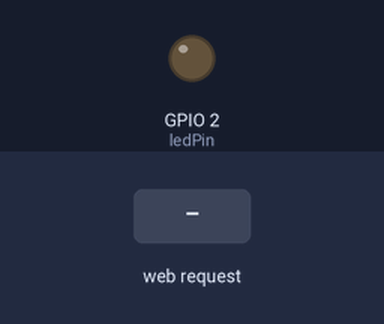
The sketch below on a simulated ESP8266 (NodeMCU). Parts: output pins drawn as LEDs (lit = HIGH). Dashed ring = blinking. The inputs (shaded band) are chosen by the test bench. WiFi joins after 1.5 s; servers stay silent unless stated; a WiFi scan finds three made-up networks; the local clock reads 2024-03-15 10:24:30 at power-on unless the sketch sets it; storage starts empty; what the sketch prints to the serial monitor is not drawn.

Above: at 3.2 s.
3.3 s: HTTP request GET / received
At 3.55 s:
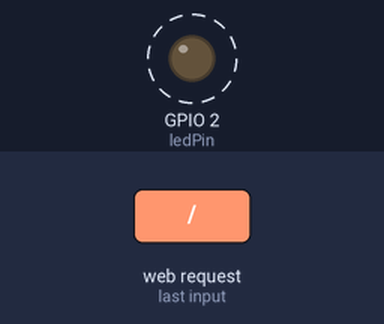
At 4.5 s:
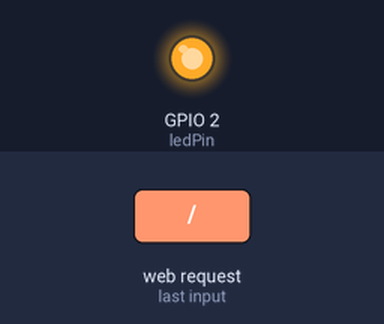
Timing chart, 0 to 6.3 s (numbered marks = the images above; inputs shaded):
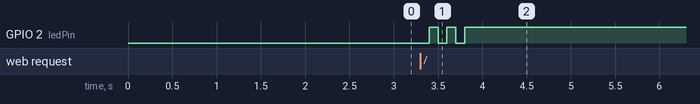

The sketch:

sturdy-sniffle.ino
```cpp
#include <ESP8266WiFi.h>
#include <ESP8266WebServer.h>
#include <FS.h>
#include <time.h>

const char* targetSSID = "YourHomeNetworkHere";              // Name of your home WiFi network *it's optional just to log time and date
const char* targetPassword = "YourHomeNetworkPasswordHere";  // Password for your home WiFi network

ESP8266WebServer server(80);

// Pin to which the built-in LED is connected
const int ledPin = LED_BUILTIN; // Built-in LED on NodeMCU

struct Network {
  String ssid;
  int rssi;
  int channel;
  uint8_t encryptionType;
  String bssid;
};

bool compareBySignalStrength(Network a, Network b) {
  return a.rssi > b.rssi; // Sort in descending order: better signal strength on top
}

String getTimestamp() {
  time_t now = time(nullptr);
  char timestamp[20];
  strftime(timestamp, sizeof(timestamp), "%Y-%m-%d %H:%M:%S", localtime(&now));
  return String(timestamp);
}

int getLastIndex() {
  int lastIndex = 0;
  File logFile = SPIFFS.open("/networks.txt", "r");
  if (logFile) {
    while (logFile.available()) {
      String line = logFile.readStringUntil('\n');
      if (line.startsWith("| ")) {
        int indexStart = line.indexOf('|') + 2;
        int indexEnd = line.indexOf('|', indexStart);
        String indexStr = line.substring(indexStart, indexEnd);
        indexStr.trim();  // Trim unnecessary spaces and characters
        int index = indexStr.toInt();
        if (index > lastIndex) {
          lastIndex = index;
        }
      }
    }
    logFile.close();
  }
  return lastIndex;
}

void logNetwork(const Network& network, bool logTimestamp) {
  static int currentIndex = getLastIndex() + 1;

  File logFile = SPIFFS.open("/networks.txt", "a");
  if (logFile) {
    // Table header (only on the first entry)
    if (logFile.size() == 0) {
      logFile.println("| Index | Timestamp | SSID | RSSI (dBm) | Channel | Encryption | BSSID |");
      logFile.println("|-------|-----------|------|------------|---------|------------|-------|");
    }

    // Log data
    logFile.print("| ");
    logFile.print(currentIndex);
    logFile.print(" | ");
    if (logTimestamp) {
      logFile.print(getTimestamp());
    } else {
      logFile.print("N/A");
    }
    logFile.print(" | ");
    logFile.print(network.ssid);
    logFile.print(" | ");
    logFile.print(network.rssi);
    logFile.print(" dBm | ");
    logFile.print(network.channel);
    logFile.print(" | ");
    logFile.print(getEncryptionTypeString(network.encryptionType));
    logFile.print(" | ");
    logFile.print(network.bssid);
    logFile.println(" |");
    logFile.close();

    currentIndex++;
  }
}

bool networkExists(const String& ssid) {
  File logFile = SPIFFS.open("/networks.txt", "r");
  if (logFile) {
    while (logFile.available()) {
      String line = logFile.readStringUntil('\n');
      if (line.indexOf(ssid) != -1) {
        logFile.close();
        return true;
      }
    }
    logFile.close();
  }
  return false;
}

bool connectToWiFi(const char* ssid, const char* password) {
  WiFi.begin(ssid, password);
  int timeout = 10; // Timeout in seconds
  while (WiFi.status() != WL_CONNECTED && timeout > 0) {
    delay(1000);
    timeout--;
  }
  return WiFi.status() == WL_CONNECTED;
}

String getEncryptionTypeString(uint8_t encryptionType) {
  switch (encryptionType) {
    case ENC_TYPE_NONE: return "Open";
    case ENC_TYPE_WEP: return "WEP";
    case ENC_TYPE_TKIP: return "WPA/TKIP";
    case ENC_TYPE_CCMP: return "WPA2/CCMP";
    case ENC_TYPE_AUTO: return "WPA/WPA2";
    default: return "Unknown";
  }
}

String scanNetworks() {
  String response = "<html><head><meta name='viewport' content='width=device-width, initial-scale=1'>";
  response += "<meta http-equiv='refresh' content='5'>"; // Add meta tag for refreshing every 5 seconds
  response += "<style>";
  response += "body { font-family: Arial, sans-serif; }";
  response += "table { width: 100%; border-collapse: collapse; }";
  response += "th, td { border: 1px solid #ddd; padding: 8px; }";
  response += "th { padding-top: 12px; padding-bottom: 12px; text-align: left; background-color: #4CAF50; color: white; }";
  response += "tr:nth-child(even) { background-color: #f2f2f2; }";
  response += "tr:hover { background-color: #ddd; }";
  response += ".chart { display: flex; justify-content: space-around; align-items: flex-end; height: 200px; border-bottom: 1px solid #ddd; margin-top: 20px; }";
  response += ".bar { width: 20px; background-color: #4CAF50; }";
  response += ".bar-label { text-align: center; margin-top: 5px; }";
  response += "</style></head><body>";
  response += "<h1>Available WiFi Networks:</h1>";
  response += "<table border='1'><tr><th>No.</th><th>SSID</th><th>Signal Strength (dBm)</th><th>Channel</th><th>Encryption</th><th>BSSID</th></tr>";

  int n = WiFi.scanNetworks();
  Network networks[n]; // Array to store scan results

  if (n == 0) {
    response += "<tr><td colspan='6'>No networks found</td></tr>";
  } else {
    // Collect scan results into an array
    for (int i = 0; i < n; ++i) {
      networks[i].ssid = WiFi.SSID(i);
      networks[i].rssi = WiFi.RSSI(i);
      networks[i].channel = WiFi.channel(i);
      networks[i].encryptionType = WiFi.encryptionType(i);
      networks[i].bssid = WiFi.BSSIDstr(i);
    }

    // Sort the array by signal strength
    std::sort(networks, networks + n, compareBySignalStrength);

    // Log new networks to the log file
    for (int i = 0; i < n; ++i) {
      if (!networkExists(networks[i].ssid)) {
        logNetwork(networks[i], WiFi.status() == WL_CONNECTED);
      }
    }

    // Generate HTML from the sorted array
    for (int i = 0; i < n; ++i) {
      response += "<tr>";
      response += "<td>" + String(i + 1) + "</td>";
      response += "<td>" + networks[i].ssid + "</td>";
      response += "<td>" + String(networks[i].rssi) + " dBm</td>";
      response += "<td>" + String(networks[i].channel) + "</td>";
      response += "<td>" + getEncryptionTypeString(networks[i].encryptionType) + "</td>";
      response += "<td>" + networks[i].bssid + "</td>";
      response += "</tr>";
    }
  }
  response += "</table>";

  // Add bar chart with numbering
  response += "<div class='chart'>";
  for (int i = 0; i < n; ++i) {
    int height = map(networks[i].rssi, -100, -40, 10, 200); // Map signal strength to bar height
    response += "<div>";
    response += "<div class='bar' style='height:" + String(height) + "px'></div>";
    response += "<div class='bar-label'>" + String(i + 1) + "</div>";
    response += "</div>";
  }
  response += "</div>";

  // Link to download log file
  response += "<br><a href='/download'>Download Networks Log</a>";

  response += "</body></html>";
  return response;
}

void handleRoot() {
  // Turn on LED when someone views the homepage
  digitalWrite(ledPin, LOW);
  String response = scanNetworks();
  server.send(200, "text/html", response);
  // Turn off LED after handling the request
  digitalWrite(ledPin, HIGH);
}

void handleDownload() {
  // Turn on LED when someone downloads a file
  digitalWrite(ledPin, LOW);
  if (SPIFFS.exists("/networks.txt")) {
    File logFile = SPIFFS.open("/networks.txt", "r");
    if (logFile) {
      server.streamFile(logFile, "text/plain");
      logFile.close();
      // Turn off LED after file transfer
      digitalWrite(ledPin, HIGH);
      return;
    }
  }
  server.send(404, "text/plain", "File not found");
  // Turn off LED if file was not found
  digitalWrite(ledPin, HIGH);
}

void setup() {
  Serial.begin(115200);

  pinMode(ledPin, OUTPUT);

  server.on("/", []() {
    // Turn on LED
    digitalWrite(ledPin, LOW);
    delay(100);
    digitalWrite(ledPin, HIGH);
    delay(100);
    digitalWrite(ledPin, LOW);
    delay(100);
    digitalWrite(ledPin, HIGH);
    delay(100);
    digitalWrite(ledPin, LOW);
    delay(100);
    digitalWrite(ledPin, HIGH);

    server.send(200, "text/html", scanNetworks());

    // Turn off LED after response is sent
    digitalWrite(ledPin, HIGH);
  });

  // Initialize file system
  SPIFFS.begin();

  // Check if connecting to the target WiFi network is possible
  Serial.println("Trying to connect to target WiFi network...");
  if (connectToWiFi(targetSSID, targetPassword)) {
    // Configure time for Europe/Warsaw time zone
    configTime(3600, 3600, "pool.ntp.org"); // Add UTC +1 hour offset
    setenv("TZ", "CET-1CEST,M3.5.0/2,M10.5.0/3", 1); // Set time zone to Europe/Warsaw
    Serial.println("Connected to target WiFi network and updated time.");
  } else {
    Serial.println("Failed to connect to target WiFi network.");
  }

  // Create access point
  WiFi.softAP("ESP_APNameHere", "ESP_APPasswordHere");

  server.on("/", handleRoot); // Handle HTTP requests to the homepage
  server.on("/download", handleDownload); // Handle file download requests
  server.begin(); // Start listening for connections

  Serial.println("Access Point started");
  Serial.print("IP Address: ");
  Serial.println(WiFi.softAPIP()); // Display the access point's IP address
}

void loop() {
  server.handleClient(); // Handle HTTP requests
}
```

Measured:
- after the input at 3.3 s, GPIO 2 (ledPin): alternates HIGH for 0.10 s and LOW for 0.10 s, 5 changes in all, then stays HIGH, starting after 0.10 s
